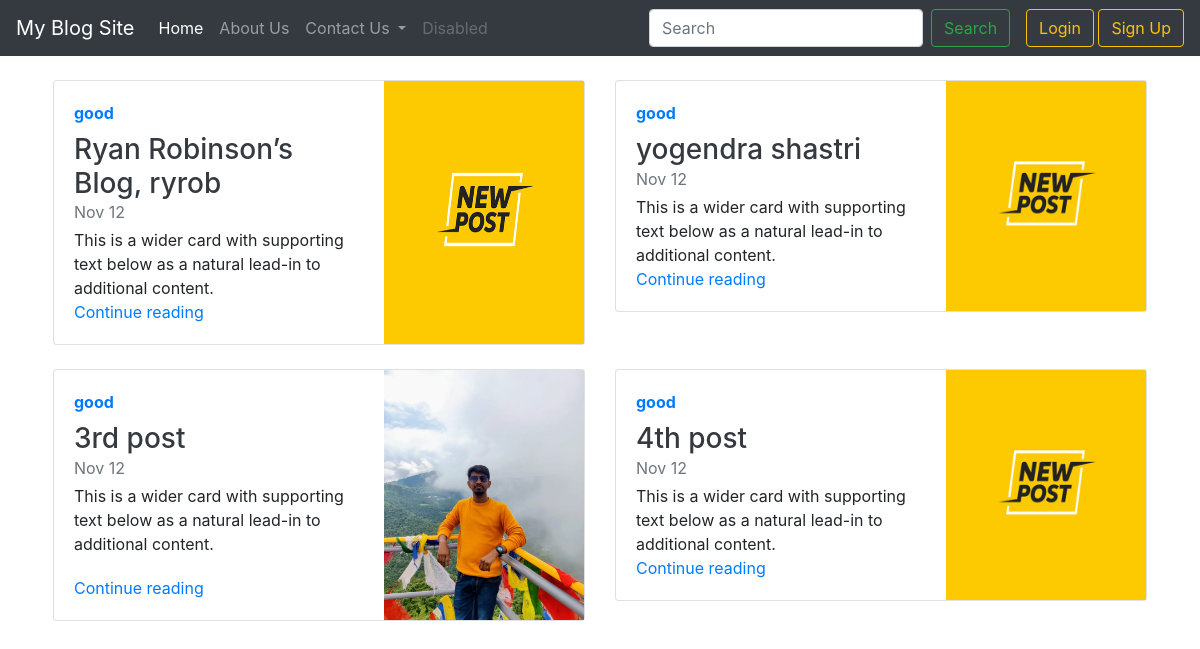
The page / on the database its author committed.
### myapp/models.py (models this page shows)
class BlogPost(models.Model):
    p_id = models.AutoField(primary_key=True)
    print(p_id)
    p_title = models.CharField(max_length=50)
    p_content0 = models.CharField(max_length=200, default="")
    p_heading = models.CharField(max_length=100, default="")
    p_content1 = models.CharField(max_length=500, default="")
    p_subhead0 = models.CharField(max_length=100, default="")
    p_content2 = models.CharField(max_length=500, default="")
    p_subhead1 = models.CharField(max_length=100, default="")
    p_content3 = models.CharField(max_length=500, default="")
    p_thumb = models.ImageField(upload_to='static/images',default="")
    def __str__(self):
        return self.p_title

### myapp/views.py (the view)
# urls.py: path('', views.index, name='index'),
def index(request):
    myposts = BlogPost.objects.all()
    print(myposts)
    return render(request, 'index.html', {'myposts': myposts} )

### templates/index.html (shortened to what this page needs)
{% extends "base.html" %}
{% block body %}
<div class="container my-3">
    <div class="row mb-2 p-2">
      {% for item in myposts %}
        <div class="col-md-6">
          <div class="card flex-md-row mb-4 box-shadow h-md-250">
            <div class="card-body d-flex flex-column align-items-start">
              <strong class="d-inline-block mb-2 text-primary"> good</strong>
              <h3 class="mb-0">
                <a class="text-dark" href="#">{{ item.p_title }}</a>
              </h3>
              <div class="mb-1 text-muted">Nov 12</div>
              <p class="card-text mb-auto">This is a wider card with supporting text below as a natural lead-in to additional content.</p>
              <a href="blogPost/{{ item.p_id }}">Continue reading</a>
            </div>
            <img class="card-img-right flex-auto d-none d-md-block" data-src="holder.js/200x250?theme=thumb" alt="Thumbnail [200x250]" style="width: 200px; height: auto;" src="./{{ item.p_thumb }}" data-holder-rendered="true">
          </div>
        </div>
        {% endfor %}
{% endblock %}

### templates/base.html (shortened to what this page needs)
<!DOCTYPE html>
<html lang="en">
<head>
</head>
 <link rel="stylesheet" href="https://cdn.jsdelivr.net/npm/bootstrap@4.0.0/dist/css/bootstrap.min.css">
<body>
    <div id="navbar">
        {% block navbar %}
        <nav class="navbar navbar-expand-lg navbar-dark bg-dark">
            <a class="navbar-brand" href="#">My Blog Site</a>
            <div class="collapse navbar-collapse" id="navbarSupportedContent">
              <ul class="navbar-nav mr-auto">
                <li class="nav-item active">
                  <a class="nav-link" href="/">Home <span class="sr-only">(current)</span></a>
                </li>
                <li class="nav-item">
                  <a class="nav-link" href="/about">About Us</a>
                </li>
                <li class="nav-item dropdown">
                  <a class="nav-link dropdown-toggle" href="#" id="navbarDropdown" role="button" data-toggle="dropdown" aria-haspopup="true" aria-expanded="false">
                    Contact Us
                  </a>
                </li>
                <li class="nav-item">
                  <a class="nav-link disabled" href="#">Disabled</a>
                </li>
              </ul>
              <form method='get' action="/search" class="form-inline my-2 my-lg-0">
                <input class="form-control mr-sm-2" name='search' id='search' type="search" placeholder="Search" aria-label="Search">
                <button class="btn btn-outline-success my-2 my-sm-0"  type="submit">Search</button>
              </form>
            </div>
            <div class="nav-item ml-3">
            <button type="button" class="btn btn-outline-warning" data-toggle="modal" data-target="#loginmodal">
              Login
            </button>
            <button type="button" class="btn btn-outline-warning" data-toggle="modal" data-target="#signupmodal">
              Sign Up
            </button>
          </div>
          </nav>
        {% endblock %}
    </div>
   {% block body %}
   {% endblock %}
  </body>
</html>

### rows shown on the page
BlogPost: p_title "Ryan Robinson’s Blog, ryrob", p_thumb (picture)
BlogPost: p_title "yogendra shastri", p_thumb (picture)
BlogPost: p_title "3rd post", p_thumb (picture)
BlogPost: p_title "4th post", p_thumb (picture)
